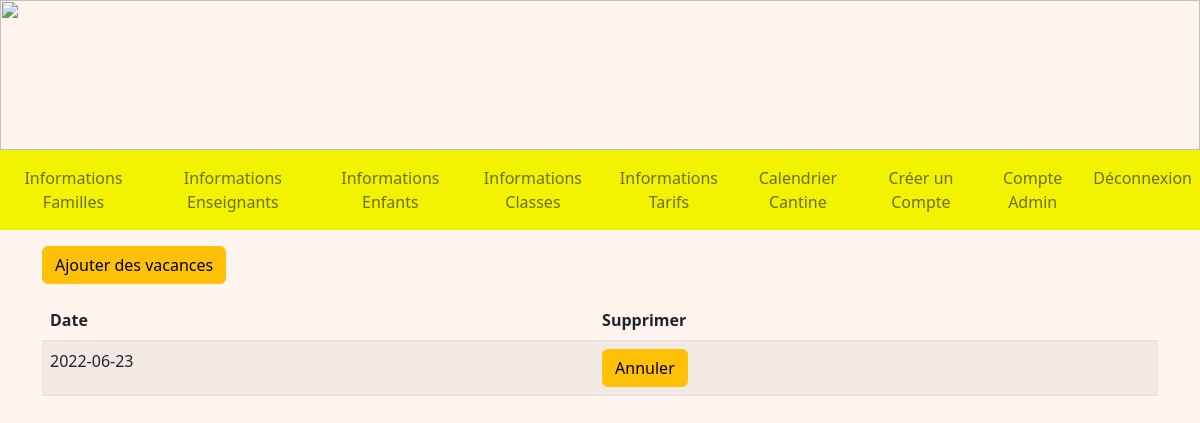
Before: /calendrier (signed in) with the older database file.
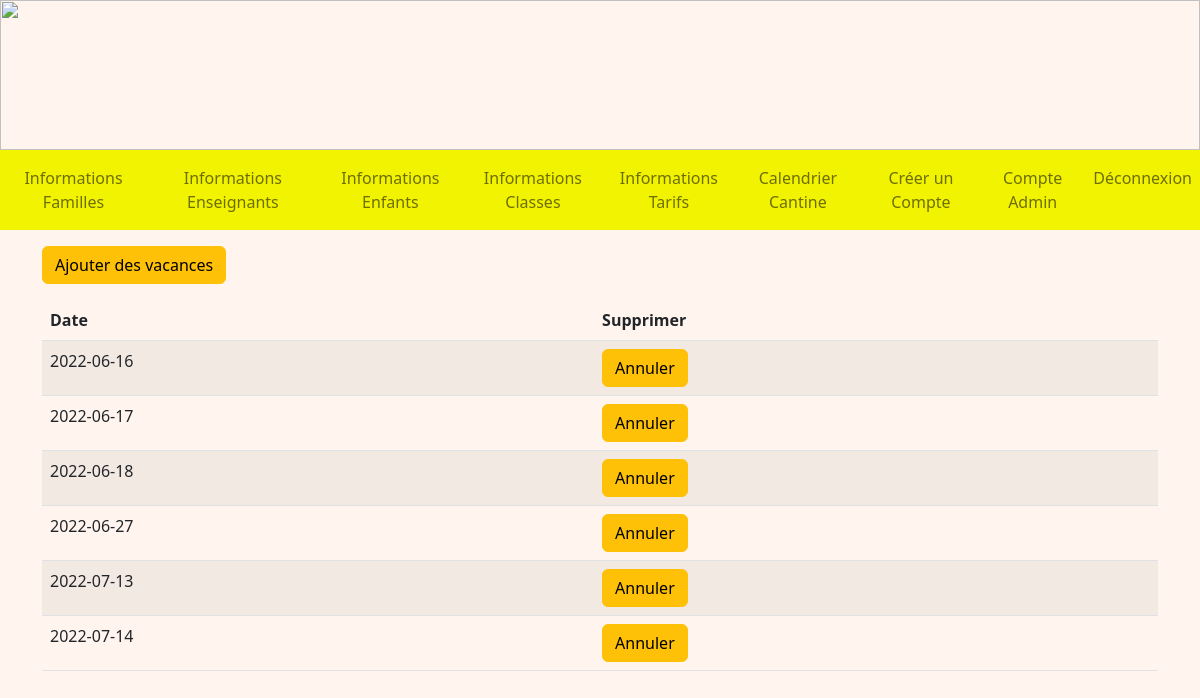
After: the same page with the newer database file.
### tables this page shows
CREATE TABLE Conge (
  date_conge date PRIMARY KEY
);

### admin.py (the view)
@app.route('/calendrier', methods=['GET', 'POST'])
@login_required
def calendrier():
    db = get_db()
    cur = db.cursor()
    user = cur.execute("SELECT type_compte FROM Compte WHERE identifiant = ?", (flask_login.current_user.name, )).fetchone()
    if user[0] == 'Admin':
        conges = cur.execute("SELECT * FROM Conge ORDER BY date_conge").fetchall()
        return render_template('A_calendrier.html', conges=conges)
    if user[0] == 'Enseignant':
        return redirect(url_for('accueilEnseignant'))
    return redirect(url_for('accueil'))

### main.py (called while the page is built)
@login_manager.user_loader
def load_user(user_id):
    db = get_db()
    cur = db.cursor()
    user = cur.execute('SELECT identifiant, mot_de_passe FROM Compte WHERE identifiant=?', (user_id, )).fetchone()
    return User(user[0], user[1])

def get_db():
    if 'db' not in g:
        g.db = sqlite3.connect(DATABASE)
    return g.db

@app.teardown_appcontext
def close_connection(exception):
    db = g.pop('db', None)
    if db is not None:
        db.close()

### templates/A_calendrier.html (shortened to what this page needs)
<!DOCTYPE html>
<html>
<head>
    {% extends "A_layout.html" %}
    {% block content %}
    <div class="container mt-3">
        <a href="/ajoutVacances" class="btn btn-warning">Ajouter des vacances</a>
        <table class="table table-striped mt-3">
            <thead>
                <tr>
                    <th scope="col">Date</th>
                    <th scope="col">Supprimer</th>
                </tr>
            </thead>
            <tbody>
                {% for conge in conges %}
                <tr>
                    <td>{{ conge[0] }}</td>
                    <td><a class="btn btn-warning" href="/annuleVacances/{{ conge[0] }}"
                        onclick="if (confirm('Voulez-vous vraiment annuler le jour de congés ?')) commentDelete(1); return false">Annuler</a>
                    </td>
                </tr>
                {% endfor %}
            </tbody>
        </table>
    </div>
    {% endblock %}

Changed rows visible on the page:
removed Conge: date_conge "2022-06-23"
added Conge: date_conge "2022-06-16"
added Conge: date_conge "2022-06-17"
added Conge: date_conge "2022-06-18"
added Conge: date_conge "2022-06-27"
added Conge: date_conge "2022-07-13"
added Conge: date_conge "2022-07-14"
